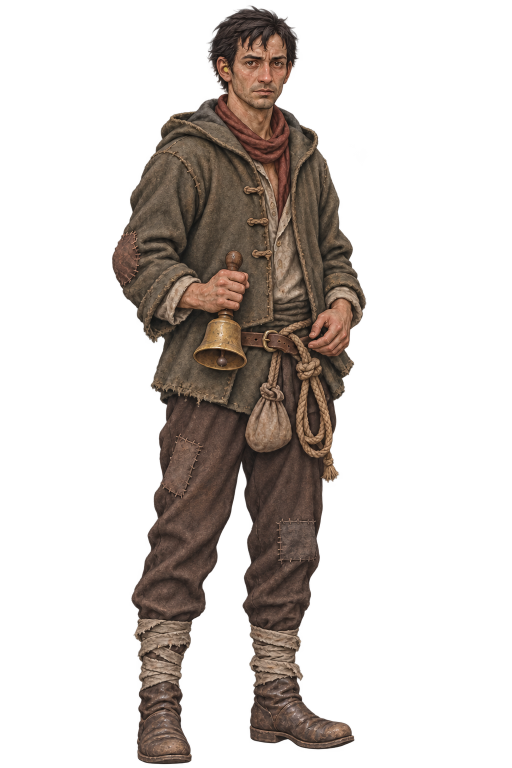
#> input picture src/assets/characters/bell-ringer/dialogue.png, 1024 x 1536 px, found by its file name (shown at 1/2 size)
$ python build_successor_runtime.py
#> lines starting #> are read from the running program, lines starting #| are printed output that depends on the picture
### tools/build_rowen_assets.py
"""Make small runtime copies of the Rowen village art without changing the source images.

Source sheets and portraits are 1–4 MB each; a phone does not need that much detail at the size
the game draws them. This script writes:

- src/assets/village/rowen/buildings.webp + buildings.json: the eight buildings from
  residential.png and commerce.png, scaled by BUILDING_SCALE, plus Linea's cottage from
  linea-house.png (SINGLES, scaled to its own width), packed in one sheet.
- src/assets/characters/<id>/dialogue-768.webp: the dialogue portrait cropped to its art, 768 px tall.
- src/assets/characters/<id>/walk_*-60.webp: walk sheets scaled by WALK_SCALE (frames come from
  walk_frames.json multiplied by the same factor).
"""
import json
from pathlib import Path

from PIL import Image

ROOT = Path(__file__).resolve().parents[1] / 'src/assets'
VILLAGE = ROOT / 'village/rowen'
CHARACTERS = ROOT / 'characters'
BUILDING_SCALE = .75
WALK_SCALE = .6
SHEETS = {
    'residential.png': ['family-house', 'training-hall', 'chief-house', 'clinic'],
    'commerce.png': ['smithy', 'general-store', 'inn', 'south-gate'],
}
# 치유소의 왼쪽 처마와 벽은 시트 중앙선(x=768)을 넘어온다. 등분하면 원화가 잘린다.
CELL_OVERRIDES = {'clinic': (700, 512, 1536, 1024)}

# Buildings drawn alone on one image: name -> (file, width in the sheet)
SINGLES = {'linea-house': ('linea-house.png', 420)}
NPCS = ['ruan', 'serena', 'linea', 'sia', 'herman', 'eila', 'merina', 'doran', 'rosetta', 'vernel', 'teon', 'soldier', 'fern', 'evan', 'joan', 'finn', 'morgan', 'marta', 'fog-innkeeper', 'dor']


def bbox(image):
    box = image.getchannel('A').point(lambda a: 255 if a >= 128 else 0).getbbox()
    assert box is not None
    return box


# [68 lines left out: functions main_part, buildings, not called in this run]


def fit_height(path, target, height):
#> called with height = 768
    with Image.open(path) as image:
#> image is the input picture: PIL image 1024x1536 RGBA; mean R, G, B, A 43.8, 34.5, 28.5, 72.1
        image = image.convert('RGBA')
        x0, y0, x1, y1 = bbox(image)
#> in bbox, `box = image.getchannel('A').point(lambda a: 255 if a >= 128 else 0).ge..`: box = (224, 12, 732, 1528)
#> x0 = 224; y0 = 12; x1 = 732; y1 = 1528
        art = image.crop((max(0, x0 - 2), max(0, y0 - 2), min(image.width, x1 + 2), min(image.height, y1 + 2)))
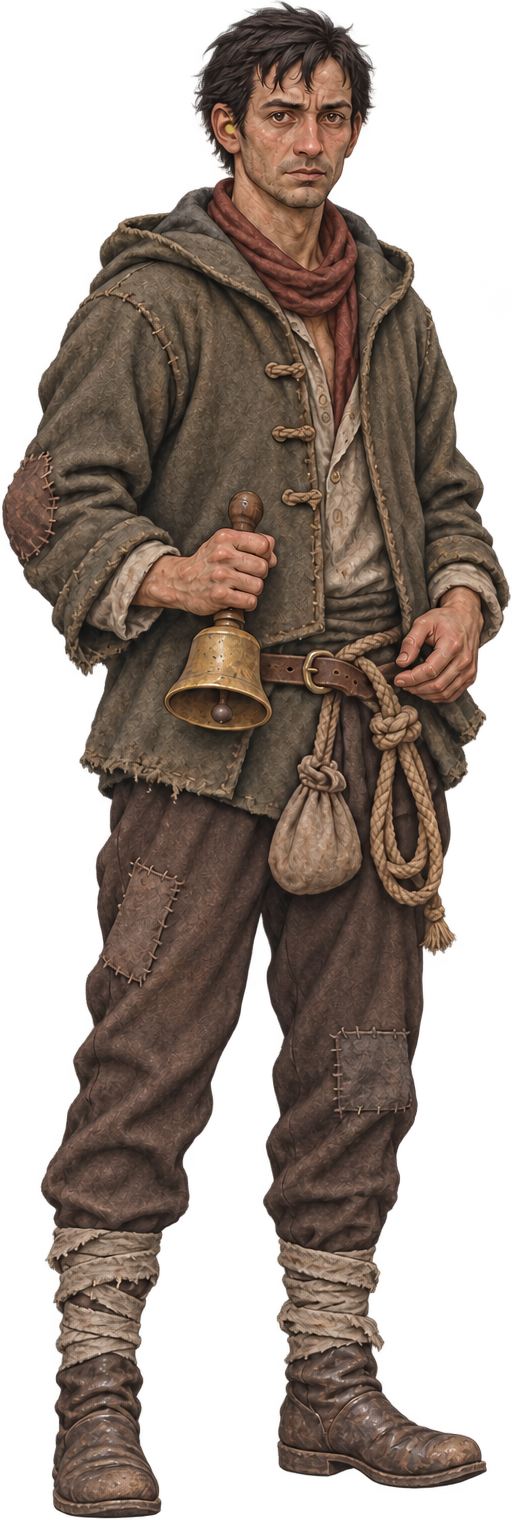
#> art: PIL image 512x1520 RGBA; mean R, G, B, A 79.6, 62.9, 52, 145.7; transparent parts drawn white
        art.resize((round(art.width * height / art.height), height), Image.LANCZOS).save(target, quality=88, method=6)
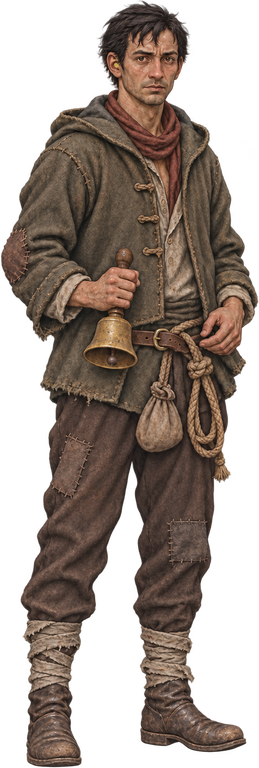
#> saved as dialogue-768.webp: PIL image 259x768 RGBA; mean R, G, B, A 57.5, 45.2, 37.3, 145.8; transparent parts drawn white


# [9 lines left out: function characters, not called in this run]


# [6 lines that do not run on import are left out]

### tools/build_successor_runtime.py
"""Encode existing successor portraits and walking sheets without changing originals."""
from PIL import Image
from build_rowen_assets import CHARACTERS, fit_height

for name in ['bram', 'mirel', 'kairen', 'velka', 'razen']:
    folder = CHARACTERS / name
    fit_height(folder / 'dialogue.png', folder / 'dialogue-768.webp', 768)
    for sheet in ['walk_cardinal', 'walk_diagonal']:
#> (the run stopped early here; a loop or call above may not have finished)

$ run again, with src/assets/characters/bell-ringer-mother/sd_idle-256.webp saved as src/assets/characters/bell-ringer/dialogue.png
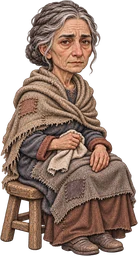
#> input picture src/assets/characters/bell-ringer-mother/sd_idle-256.webp, 138 x 256 px, found by its file name
#> in fit_height, image is the input picture: PIL image 138x256 RGBA; mean R, G, B, A 92.9, 71.6, 60.8, 162.3
#> box = (0, 0, 137, 256)
#> x0 = 0; x1 = 137; y1 = 256
#> in fit_height, `art.resize((round(art.width * height / art.height), height), Image.LAN..`:
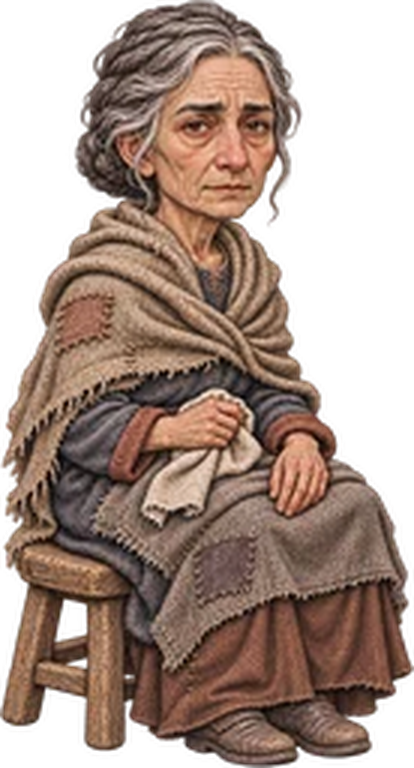
#> saved as dialogue-768.webp: PIL image 414x768 RGBA; mean R, G, B, A 86.6, 65.8, 55.4, 162.3; transparent parts drawn white
